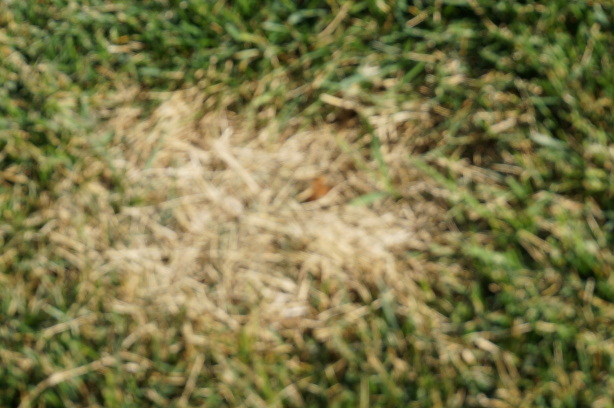
#> input picture examples/data/Image_resources_data_augmentation/DSC03412.JPG, 1228 x 816 px, given in place of 1569604389.9166079output.avi, which was not available (shown at 1/2 size)
$ python scale_example.py
#> lines starting #> are read from the running program, lines starting #| are printed output that depends on the picture; after the words box and inside, x2 and y2 are one past the last pixel; in counts of white or black regions, pixels touching at a corner belong together; pictures that were not available may be replaced by others from this repository, and a replacement may not be noted
### ailu_python/image_processing/getROI.py
import numpy as np
import cv2

"""
Finds the region of interest using the blacked out image
"""
def using_color(image):

    # Makes the color image Black and White
    gray_image = cv2.cvtColor(image, cv2.COLOR_BGR2GRAY)

    gray_image = cv2.GaussianBlur(gray_image, (3, 3), cv2.BORDER_DEFAULT)
    # All the pixels that are not black, become white
    ret, threshold1 = cv2.threshold(gray_image,23,255,cv2.THRESH_BINARY)

    # All white specs that are smaller than 10 by 10 are removed
    rect_kernel = cv2.getStructuringElement(cv2.MORPH_RECT, (15, 15))
    threshold2 = cv2.morphologyEx(threshold1, cv2.MORPH_OPEN, rect_kernel)

    # Fills the black space between white pixels that are at least 60 pixels close
    rect_kernel = cv2.getStructuringElement(cv2.MORPH_RECT, (580, 580))
    threshold3 = cv2.morphologyEx(threshold2, cv2.MORPH_CLOSE, rect_kernel)

    # [10 lines of commented-out code are left out]
    contours, hierarchy = cv2.findContours(threshold3,cv2.RETR_TREE,cv2.CHAIN_APPROX_NONE)

    # creates an empty list to contain all the contours
    valid_contours = []

    for c in contours:
        # Gets the area of each contours in the image
        area = cv2.contourArea(c)
        # save the x1, y1, x2, y2, coordinates of that contour if it's larger than 3000 pixels
        if area > 500:
            x, y, w, h = cv2.boundingRect(c)
            xy_coordinates = [x, y, x+w, y+h]
            valid_contours.append(xy_coordinates)

    topx = 0
    topy = 0
    topxw = 0
    topyh = 0


    # checks to see if there are valid contours and returns them
    if valid_contours:
        for xy_coordinates in valid_contours:
            if xy_coordinates[0] > topx:
                topx = xy_coordinates[0]

            if xy_coordinates[1] > topy:
                topy = xy_coordinates[1]

            if xy_coordinates[2] > topxw:
                topxw = xy_coordinates[2]

            if xy_coordinates[3] > topyh:
                topyh = xy_coordinates[3]

        bdn_box = [topx, topy, topxw, topyh]

        valid_contours = [bdn_box]
        return valid_contours
    else:
        # If there are no valid contours return this
        return [[0,0,0,0]]

# [53 lines left out: function using_color_on_canvas, not called in this run]

### ailu_python/utils/tmp.py
import cv2
import numpy as np
import ailu_python.image_processing.getROI as getROI


# [18 lines left out: function rotate_image, not called in this run]


def scale_image(img, zoom):

    height, width = img.shape[:2]
    image_center = (width/2, height/2)

    rotation_mat = cv2.getRotationMatrix2D(image_center, 1. , zoom)

    abs_cos = abs(rotation_mat[0,0])
    abs_sin = abs(rotation_mat[0,1])

    bound_w = int(height * abs_sin + width * abs_cos)
    bound_h = int(height * abs_cos + width * abs_sin)

    rotation_mat[0, 2] += bound_w/2 - image_center[0]
    rotation_mat[1, 2] += bound_h/2 - image_center[1]

    rotated_mat = cv2.warpAffine(img, rotation_mat, (bound_w, bound_h))
    return rotated_mat

def getAllRoiImage(image):
    rois = getROI.using_color(image)
    ret = []
    for roi in rois:
        x1 = roi[0]
        y1 = roi[1]
        x2 = roi[2]
        y2 = roi[3]
        ret.append(image[y1:y2, x1:x2])
    return ret

# [25 lines left out: functions lowerRes, blurr, adjust_gamma, not called in this run]

### ailu_python/utils/display.py
import cv2

def draw_and_show(image, rois, name):

    imageToDraw = image.copy()

    for roi in rois:
        x1 = roi[0]
        y1 = roi[1]
        x2 = roi[2]
        y2 = roi[3]
        cv2.rectangle(imageToDraw, (x1, y1), (x2, y2), (0, 255, 0), 2)


    cv2.namedWindow(name, cv2.WINDOW_AUTOSIZE)
    cv2.imshow(name, imageToDraw)

### examples/scale_example.py
import cv2
import sys

sys.path.insert(1, '../.')

import ailu_python.image_processing.getROI as getROI
import ailu_python.utils.display as display
import ailu_python.utils.tmp as func
import ailu_python.data_augmentation.modify_background as modBackground

# open video from avi file
cap = cv2.VideoCapture('./data/1569604389.9166079output.avi')
while True:

    # read each frame
    ret, frame = cap.read()
#> frame is the input picture: shape (816, 1228, 3); mean B, G, R 71.3, 119, 123.2

    height, width = frame.shape[:2]

    rois_img = func.getAllRoiImage(frame)
#> in using_color, `gray_image = cv2.cvtColor(image, cv2.COLOR_BGR2GRAY)`:
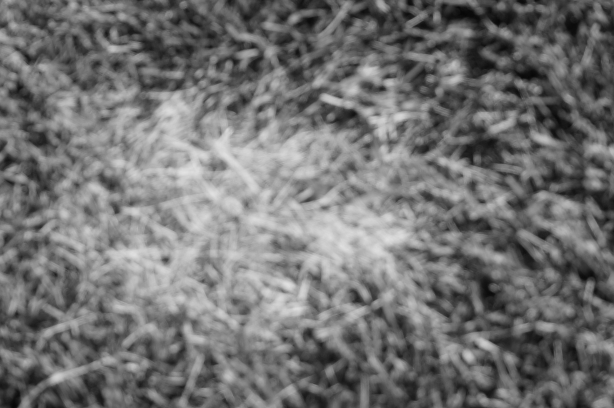
#> gray_image: shape (816, 1228) (shown at 1/2 size); min 6, max 227, mean 114.8
#> in using_color, `ret, threshold1 = cv2.threshold(gray_image,23,255,cv2.THRESH_BINARY)`:
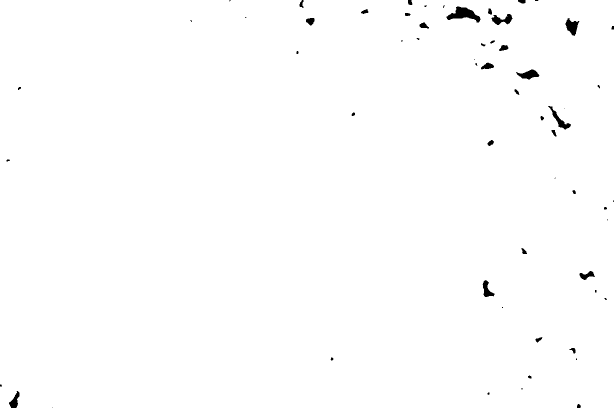
#> threshold1: shape (816, 1228) (shown at 1/2 size); 99.4% white; 60 black regions (22 under 20 px), largest, box (x1, y1, x2, y2) and area: (893, 13, 961, 45) 1047, (1131, 36, 1159, 72) 547, (1032, 139, 1079, 159) 513
#> in using_color, `contours, hierarchy = cv2.findContours(threshold3,cv2.RETR_TREE,cv2.CH..`: contours = 1 contour; box (x1, y1, x2, y2) and area: (0, 0, 1228, 816) 1000005
#> the loop in using_color, `for c in contours:` made 1 pass
#> (area, x, y, w, h) on pass 1: (1000005, 0, 0, 1228, 816)
#> after the loop in using_color, `for c in contours:`: valid_contours = [[0, 0, 1228, 816]]
#> the loop in using_color, `for xy_coordinates in valid_contours:` made 1 pass
#> (xy_coordinates, topxw, topyh) on pass 1: ([0, 0, 1228, 816], 1228, 816)
#> after the loop in using_color, `for xy_coordinates in valid_contours:`: topx = 0; topxw = 1228; topy = 0; topyh = 816
#> in using_color, `bdn_box = [topx, topy, topxw, topyh]`: bdn_box = [0, 0, 1228, 816]
#> in getAllRoiImage, `rois = getROI.using_color(image)`: rois = [[0, 0, 1228, 816]]
#> the loop in getAllRoiImage, `for roi in rois:` made 1 pass
#> after the loop in getAllRoiImage, `for roi in rois:`: ret = 1 item
#> rois_img = 1 item

    tmp = func.scale_image(rois_img[0], 2)
#> in scale_image, `rotated_mat = cv2.warpAffine(img, rotation_mat, (bound_w, bound_h))`:
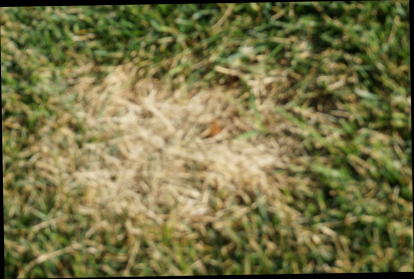
#> rotated_mat: shape (1674, 2484, 3) (shown at 1/6 size); mean of channels 0, 1, 2 68.8, 114.7, 118.8; drawn as B, G, R

    # # gets the coordinates of the roi
    rois = getROI.using_color(tmp)
#> in using_color (call 2), `gray_image = cv2.cvtColor(image, cv2.COLOR_BGR2GRAY)`:
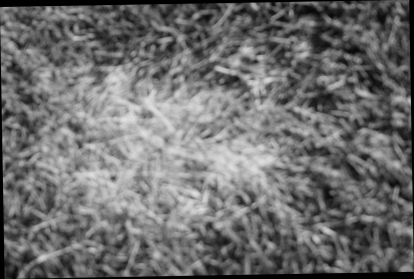
#> gray_image: shape (1674, 2484) (shown at 1/6 size); min 0, max 227, mean 110.7
#> in using_color (call 2), `ret, threshold1 = cv2.threshold(gray_image,23,255,cv2.THRESH_BINARY)`:
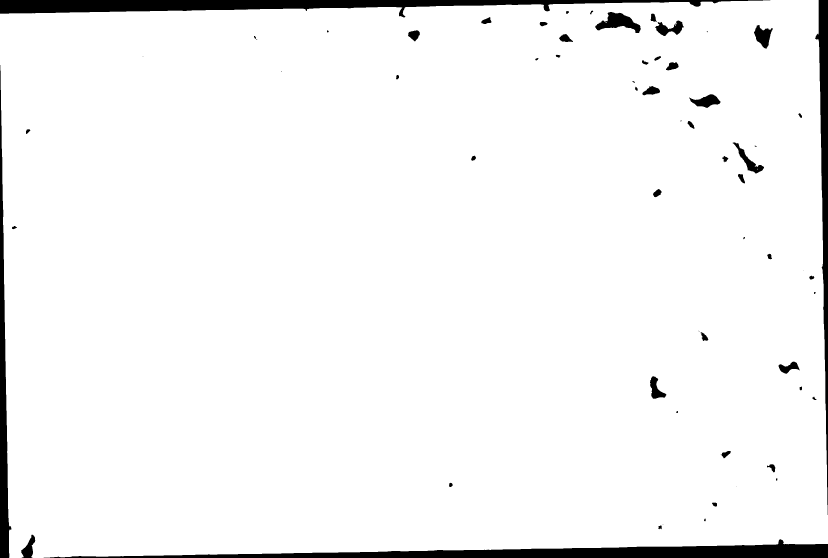
#> threshold1: shape (1674, 2484) (shown at 1/3 size); 95.9% white; 63 black regions (10 under 20 px), largest, box (x1, y1, x2, y2) and area: (131, 1618, 2484, 1674) 52061, (0, 0, 2311, 52) 50417, (2445, 0, 2484, 1545) 23301
#> in using_color (call 2), `contours, hierarchy = cv2.findContours(threshold3,cv2.RETR_TREE,cv2.CH..`: contours = 1 contour; box (x1, y1, x2, y2) and area: (0, 0, 2484, 1674) 4154059
#> the loop in using_color (call 2), `for c in contours:` made 1 pass
#> (area, x, y, w, h) on pass 1: (4154059, 0, 0, 2484, 1674)
#> after the loop in using_color (call 2), `for c in contours:`: valid_contours = [[0, 0, 2484, 1674]]
#> the loop in using_color (call 2), `for xy_coordinates in valid_contours:` made 1 pass
#> (xy_coordinates, topxw, topyh) on pass 1: ([0, 0, 2484, 1674], 2484, 1674)
#> after the loop in using_color (call 2), `for xy_coordinates in valid_contours:`: topx = 0; topxw = 2484; topy = 0; topyh = 1674
#> in using_color (call 2), `bdn_box = [topx, topy, topxw, topyh]`: bdn_box = [0, 0, 2484, 1674]
#> rois = [[0, 0, 2484, 1674]]

    # draws the roi on the image
    display.draw_and_show(tmp, rois, 'frame from video')
#> the loop in draw_and_show, `for roi in rois:` made 1 pass

    # press 'q' to exit
    if cv2.waitKey(25) & 0xFF == ord('q'):
#> (key q is pressed here)
        break

$ run again, on examples/data/Image_resources_data_augmentation/DSC03542.JPG
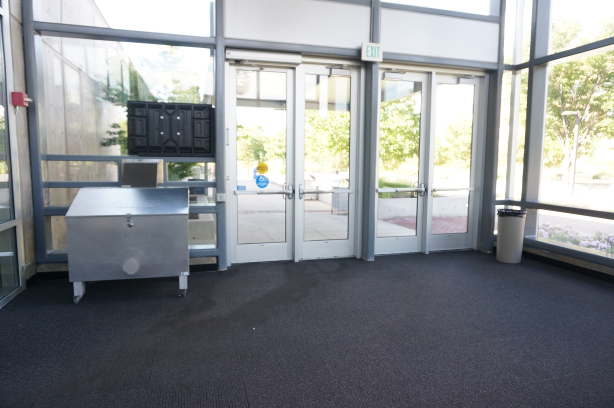
#> input picture examples/data/Image_resources_data_augmentation/DSC03542.JPG, 1228 x 816 px, given in place of 1569604389.9166079output.avi, which was not available (shown at 1/2 size)
#> frame is the input picture: shape (816, 1228, 3); mean B, G, R 142.4, 139.8, 136.7
#> in using_color, `ret, threshold1 = cv2.threshold(gray_image,23,255,cv2.THRESH_BINARY)`:
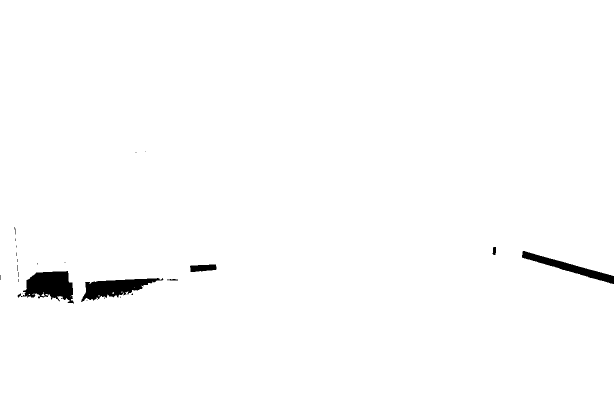
#> threshold1: shape (816, 1228) (shown at 1/2 size); 98.8% white; 26 black regions (19 under 20 px), largest, box (x1, y1, x2, y2) and area: (42, 542, 148, 607) 4411, (162, 556, 327, 604) 3740, (1044, 502, 1228, 568) 2773
#> threshold2: shape (816, 1228); 98.7% white; 18 black regions (13 under 20 px)
#> threshold3: shape (816, 1228); every value is 255
#> contours = 1 contour; box (x1, y1, x2, y2) and area: (0, 0, 1228, 816) 1000005
#> the loop in using_color, `for c in contours:` made 1 pass
#> (area, x, y, w, h) on pass 1: (1000005, 0, 0, 1228, 816)
#> after the loop in using_color, `for c in contours:`: valid_contours = [[0, 0, 1228, 816]]
#> the loop in using_color, `for xy_coordinates in valid_contours:` made 1 pass
#> (xy_coordinates, topxw, topyh) on pass 1: ([0, 0, 1228, 816], 1228, 816)
#> after the loop in using_color, `for xy_coordinates in valid_contours:`: topx = 0; topxw = 1228; topy = 0; topyh = 816
#> bdn_box = [0, 0, 1228, 816]
#> in getAllRoiImage, `rois = getROI.using_color(image)`: rois = [[0, 0, 1228, 816]]
#> the loop in getAllRoiImage, `for roi in rois:` made 1 pass
#> after the loop in getAllRoiImage, `for roi in rois:`: ret = 1 item
#> threshold1: shape (1674, 2484); 95.4% white; 51 black regions (34 under 20 px), largest, box (x1, y1, x2, y2) and area: (91, 1631, 2484, 1674) 52432, (0, 0, 2283, 41) 47532, (2105, 0, 2484, 1579) 33526
#> in using_color (call 2), `threshold2 = cv2.morphologyEx(threshold1, cv2.MORPH_OPEN, rect_kernel)`:
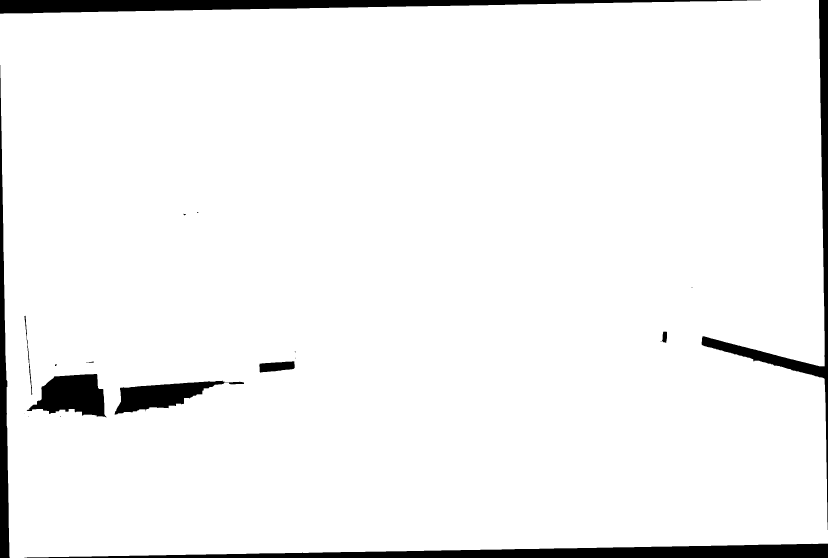
#> threshold2: shape (1674, 2484) (shown at 1/3 size); 95.3% white; 19 black regions (7 under 20 px)
#> threshold3: shape (1674, 2484); every value is 255
#> contours = 1 contour; box (x1, y1, x2, y2) and area: (0, 0, 2484, 1674) 4154059
#> the loop in using_color (call 2), `for c in contours:` made 1 pass
#> (area, x, y, w, h) on pass 1: (4154059, 0, 0, 2484, 1674)
#> after the loop in using_color (call 2), `for c in contours:`: valid_contours = [[0, 0, 2484, 1674]]
#> the loop in using_color (call 2), `for xy_coordinates in valid_contours:` made 1 pass
#> (xy_coordinates, topxw, topyh) on pass 1: ([0, 0, 2484, 1674], 2484, 1674)
#> after the loop in using_color (call 2), `for xy_coordinates in valid_contours:`: topx = 0; topxw = 2484; topy = 0; topyh = 1674
#> bdn_box = [0, 0, 2484, 1674]
#> `rois = getROI.using_color(tmp)`: rois = [[0, 0, 2484, 1674]]
#> the loop in draw_and_show, `for roi in rois:` made 1 pass

$ run again, on examples/data/Image_resources_data_augmentation/DSC03627.JPG
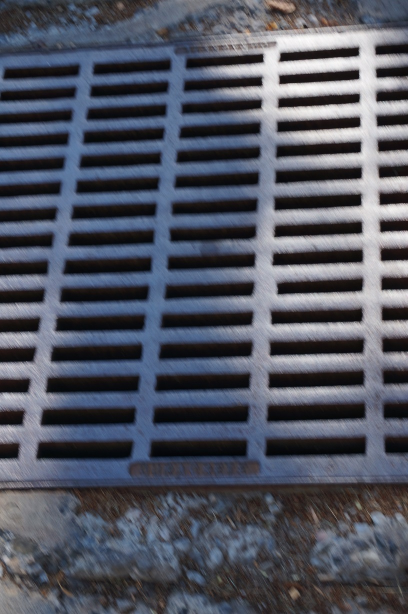
#> input picture examples/data/Image_resources_data_augmentation/DSC03627.JPG, 816 x 1228 px, given in place of 1569604389.9166079output.avi, which was not available (shown at 1/2 size)
#> frame is the input picture: shape (1228, 816, 3); mean B, G, R 96.6, 84.3, 80.6
#> in using_color, `ret, threshold1 = cv2.threshold(gray_image,23,255,cv2.THRESH_BINARY)`:
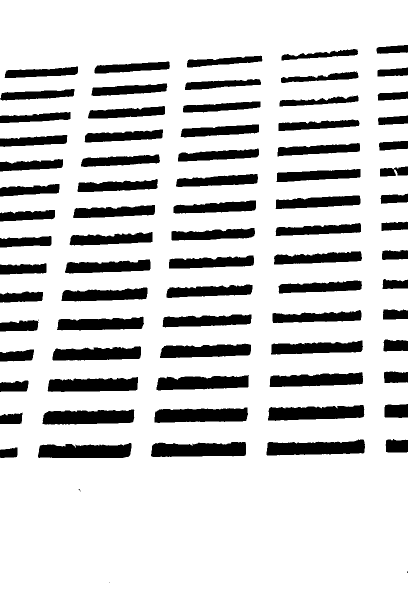
#> threshold1: shape (1228, 816) (shown at 1/2 size); 81.8% white; 80 black regions (5 under 20 px), largest, box (x1, y1, x2, y2) and area: (302, 884, 492, 914) 4841, (533, 879, 730, 911) 4781, (309, 815, 496, 846) 4731
#> threshold2: shape (1228, 816); 81.3% white; 78 black regions (3 under 20 px)
#> threshold3: shape (1228, 816); every value is 255
#> contours = 1 contour; box (x1, y1, x2, y2) and area: (0, 0, 816, 1228) 1000005
#> the loop in using_color, `for c in contours:` made 1 pass
#> (area, x, y, w, h) on pass 1: (1000005, 0, 0, 816, 1228)
#> after the loop in using_color, `for c in contours:`: valid_contours = [[0, 0, 816, 1228]]
#> the loop in using_color, `for xy_coordinates in valid_contours:` made 1 pass
#> (xy_coordinates, topxw, topyh) on pass 1: ([0, 0, 816, 1228], 816, 1228)
#> after the loop in using_color, `for xy_coordinates in valid_contours:`: topx = 0; topxw = 816; topy = 0; topyh = 1228
#> bdn_box = [0, 0, 816, 1228]
#> in getAllRoiImage, `rois = getROI.using_color(image)`: rois = [[0, 0, 816, 1228]]
#> the loop in getAllRoiImage, `for roi in rois:` made 1 pass
#> after the loop in getAllRoiImage, `for roi in rois:`: ret = 1 item
#> threshold1: shape (2484, 1674); 78.8% white; 76 black regions (25 under 20 px), largest, box (x1, y1, x2, y2) and area: (0, 139, 304, 2484) 141154, (1509, 0, 1674, 2393) 108972, (126, 2455, 1674, 2484) 23084
#> in using_color (call 2), `threshold2 = cv2.morphologyEx(threshold1, cv2.MORPH_OPEN, rect_kernel)`:
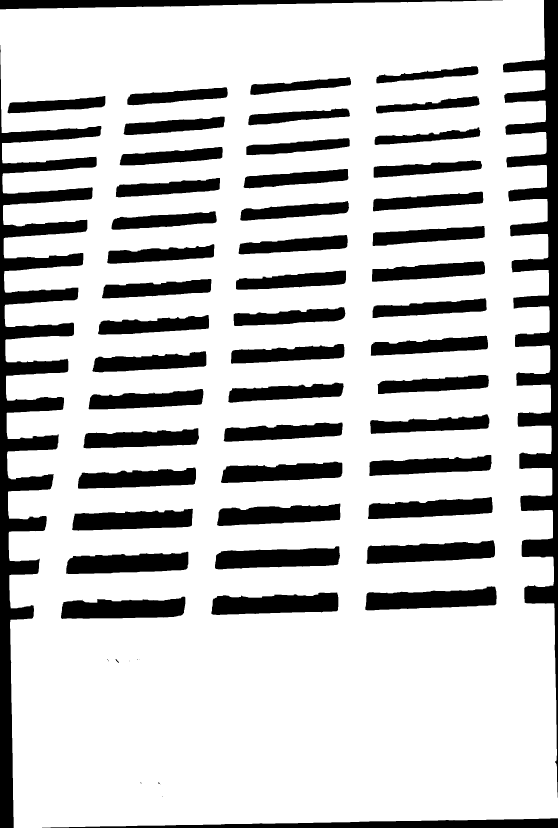
#> threshold2: shape (2484, 1674) (shown at 1/3 size); 78.4% white; 59 black regions (8 under 20 px)
#> threshold3: shape (2484, 1674); every value is 255
#> contours = 1 contour; box (x1, y1, x2, y2) and area: (0, 0, 1674, 2484) 4154059
#> the loop in using_color (call 2), `for c in contours:` made 1 pass
#> (area, x, y, w, h) on pass 1: (4154059, 0, 0, 1674, 2484)
#> after the loop in using_color (call 2), `for c in contours:`: valid_contours = [[0, 0, 1674, 2484]]
#> the loop in using_color (call 2), `for xy_coordinates in valid_contours:` made 1 pass
#> (xy_coordinates, topxw, topyh) on pass 1: ([0, 0, 1674, 2484], 1674, 2484)
#> after the loop in using_color (call 2), `for xy_coordinates in valid_contours:`: topx = 0; topxw = 1674; topy = 0; topyh = 2484
#> bdn_box = [0, 0, 1674, 2484]
#> `rois = getROI.using_color(tmp)`: rois = [[0, 0, 1674, 2484]]
#> the loop in draw_and_show, `for roi in rois:` made 1 pass
